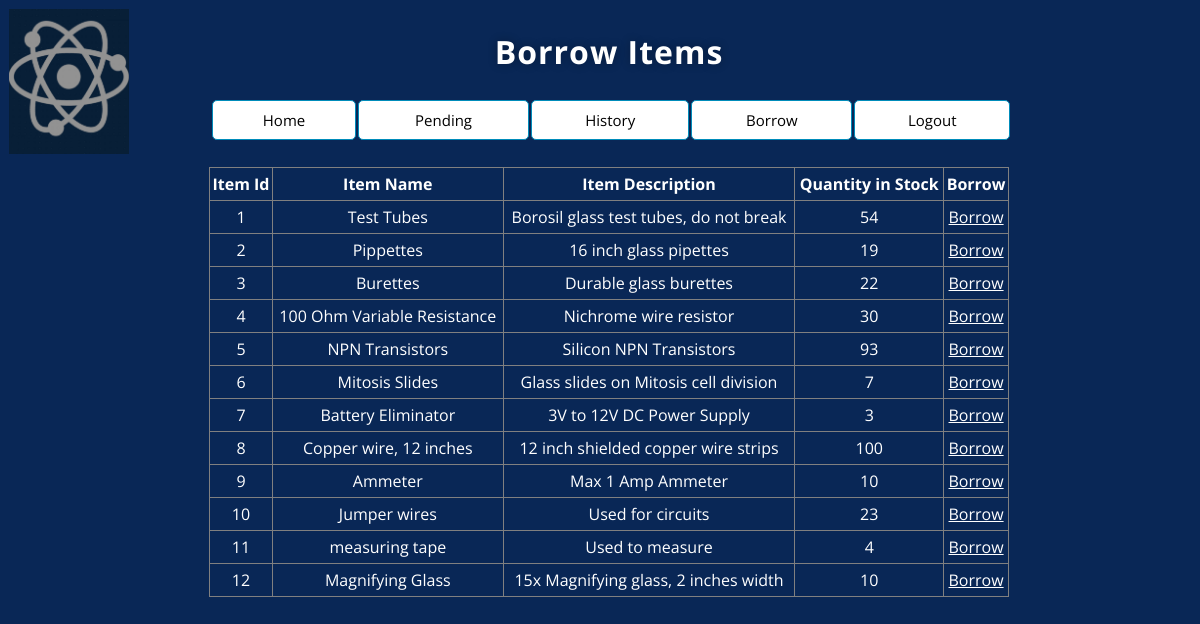
Screenshot of /teacher_borrow.php (signed in) with the database file from the repository.
### tables this page shows
CREATE TABLE `inventory` (
  `item_id` int(10) NOT NULL,
  `item_name` text NOT NULL,
  `item_qty` int(11) NOT NULL,
  `item_instock` int(11) NOT NULL,
  `item_desc` text NOT NULL,
  `item_auth` int(11) NOT NULL
);

### teacher_borrow.php (the view, shortened to what this page needs)
<!DOCTYPE html>
<html lang="en">
<head>
    <link rel="stylesheet" type="text/css" href="css/style.css" />
</head>
<body>
<table  style="width:90%">
	<tr>
		<td style="width:1%; vertical-align: top;>
			<a href="http://www.google.com"><img width="120" height="145" src="images/school-logo.png" /> </a>
		</td>
		<td style="left-align">
    			<div class="wrapper">
			<table style="width: 100%">
			     <caption style="text-align: center; "><h1><?php echo $_SESSION["user_name"]; ?> Borrow Items </h1></caption>
			     <tr>
				<td>
					<a href="teacher_start.php" class="btn btn1"></i>Home</a>
				</td>
				<td>
					<a href="teacher_pending.php" class="btn btn1"></i>Pending</a>
				</td>
				<td>
					<a href="teacher_history.php" class="btn btn1"></i> History</a>
				</td>
				<td>
					<a href="teacher_borrow.php" class="btn btn1"></i> Borrow</a>
				</td>
				<td>
					<a href="logout.php" class="btn btn1"></i> Logout</a>
				</td>
			     </tr>
			</table>
		<BR>
                   <?php
                    require_once "connection.php";
		    try{
                    $sql = "SELECT * FROM inventory order by item_id" ;
                    if($result = mysqli_query($link, $sql)){
                        if(mysqli_num_rows($result) > 0){
                            echo '<table id = "table1" style="width: 100%;">';
                                echo "<thead>";
                                    echo "<tr>";
                                        echo "<th>Item Id</th>";
                                        echo "<th>Item Name</th>";
                                        echo "<th>Item Description</th>";
                                        echo "<th>Quantity in Stock</th>";
                                        echo "<th>Borrow</th>";
                                    echo "</tr>";
                                echo "</thead>";
                                echo "<tbody>";
                                while($row = mysqli_fetch_array($result)){
                                    echo "<tr style='text-align: center'>";
                                        echo "<td>" . $row['item_id'] . "</td>";
                                        echo "<td>" . $row['item_name'] . "</td>";
                                        echo "<td>" . $row['item_desc'] . "</td>";
                                        echo "<td>" . $row['item_instock'] . "</td>";
                                        echo "<td>";
	                                echo '<a href="teacher_borrow_item.php?id='. $row['item_id'] .'">Borrow</a>';
        	                        echo "</td>";
                                    echo "</tr>";
                                }
                                echo "</tbody>";
                            echo "</table>";
                        } else{
                            echo '<div"><em>No records were found.</em></div>';
                        }
                    } else{
			throw new Exception($result);
                    }
		    }
		    catch(Exception $e){
		    	echo "<b>Message:</b> " . $e->getMessage();
		    }
                    ?>
    		</div>
	</td>
   </tr>
</table>
</body>
</html>

### css/style.css (style rules this page uses)
.btn { background-color: #008CBA; border: none; color: white; padding: 16px 32px; text-align: center; text-decoration: none; display: inline-block; font-size: 16px; margin: 4px 2px; transition-duration: 0.4s; cursor: pointer; }
.btn1 { background-color: white; color: black; border: 1px solid #008CBA; width: 100%; display:block; padding: 9px 14px; font-size: 15px; border-radius: 5px; }
* { box-sizing:border-box; }
html { width: 100%; height:100%; }
body { width: 100%; height:100%; font-family: 'Open Sans', sans-serif; background: #092756; }
.wrapper { width: 800px; margin: 0 auto; color: #fff; }
.wrapper h1 { color: #fff; text-shadow: 0 0 10px rgba(0,0,0,0.3); letter-spacing:1px; text-align:center; }
a { color: white; }

### teacher_borrow.php (style rules this page uses)
table { border-collapse: collapse; }
#table1 th, #table1 td, #table1 tr { border: 1px solid black; border-color: grey; line-height: 30px; }

### rows the page displays
inventory: item_id "1", item_name "Test Tubes", item_desc "Borosil glass test tubes, do not break", item_instock "54"
inventory: item_id "2", item_name "Pippettes", item_desc "16 inch glass pipettes", item_instock "19"
inventory: item_id "3", item_name "Burettes", item_desc "Durable glass burettes", item_instock "22"
inventory: item_id "4", item_name "100 Ohm Variable Resistance", item_desc "Nichrome wire resistor", item_instock "30"
inventory: item_id "5", item_name "NPN Transistors", item_desc "Silicon NPN Transistors", item_instock "93"
inventory: item_id "6", item_name "Mitosis Slides", item_desc "Glass slides on Mitosis cell division", item_instock "7"
inventory: item_id "7", item_name "Battery Eliminator", item_desc "3V to 12V DC Power Supply", item_instock "3"
inventory: item_id "8", item_name "Copper wire, 12 inches", item_desc "12 inch shielded copper wire strips", item_instock "100"
inventory: item_id "9", item_name "Ammeter", item_desc "Max 1 Amp Ammeter", item_instock "10"
inventory: item_id "10", item_name "Jumper wires", item_desc "Used for circuits", item_instock "23"
inventory: item_id "11", item_name "measuring tape", item_desc "Used to measure", item_instock "4"
inventory: item_id "12", item_name "Magnifying Glass", item_desc "15x Magnifying glass, 2 inches width", item_instock "10"
